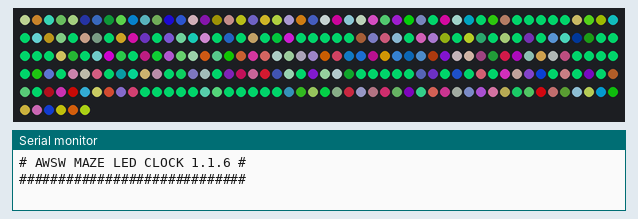
This sketch was run on a simulated ESP8266 (Wemos D1 mini). Parts: 256 RGB LEDs in strip order, left to right, continuing on the next row, the last lines printed to the serial monitor. Dim RGB values are drawn brighter than linear; WiFi joins after 1.5 s; servers stay silent unless stated; random numbers use the default seed unless the sketch sets one.

Above: at 1.1 s.
At 19.5 s:
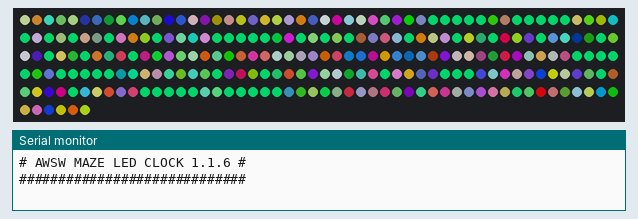
At 28.4 s:
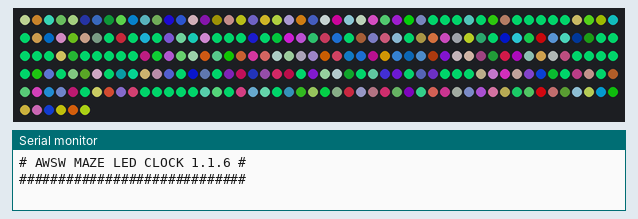
At 29.5 s:
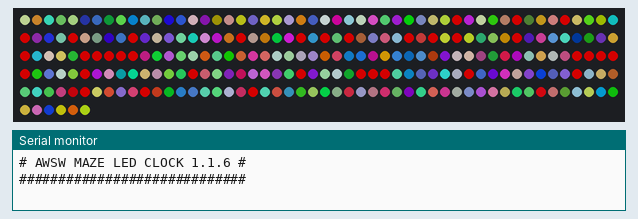
At 32.0 s:
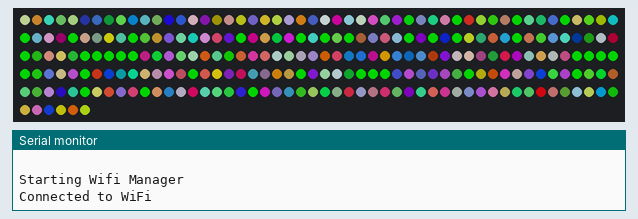
At 33.1 s:
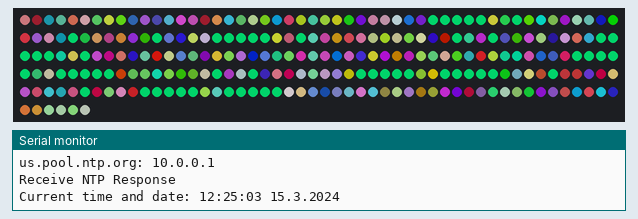

Measured:
- what the display in image 1 shows lasts 1.1 s, from 19.5 s to 20.6 s
- what the display in image 3 shows lasts 2.6 s, from 29.4 s to 32.0 s

The sketch:

Code.ino
```cpp
// (licence header left out)
// ###############################################################################################################################
// #
// # Code version:
// #
// ###############################################################################################################################
#define CODEVERSION "1.1.6"

//####################################################################################################################################################

// Needed libraries:
#include <ESP8266WiFi.h>
#include <DNSServer.h>
#include <ESP8266WebServer.h>
#include <TimeLib.h>                // https://playground.arduino.cc/Code/Time/
#include <WiFiManager.h>            // https://github.com/tzapu/WiFiManager
#include <Adafruit_NeoPixel.h>      // https://github.com/adafruit/Adafruit_NeoPixel
#include "settings.h"
#include "texts.h"
#include "functions.h"

//####################################################################################################################################################

void setup() {
  Serial.begin(115200);
  pixels.begin();
  pixels.show();
  pixels.setBrightness(BRIGHTNESS);
  delay(1000);
  Serial.println(" ");
  Serial.println(" ");
  Serial.println(" ");
  Serial.println("#############################");
  Serial.print("# AWSW MAZE LED CLOCK ");
  Serial.print(CODEVERSION);
  Serial.println(" #");
  Serial.println("#############################");
  Serial.println(" ");

  // Startup LED tests and texts:
  ledtest();
  led_random();
  if (SHOWSTARTTEXTS == 1) {
    showtext(1, "A", 0, pixels.Color(COL_MAZE_NUMBER), 0, 0);
    showtext(2, "W", 0, pixels.Color(COL_MAZE_NUMBER), 0, 0);
    showtext(3, "S", 0, pixels.Color(COL_MAZE_NUMBER), 0, 0);
    showtext(4, "W", 0, pixels.Color(COL_MAZE_NUMBER), 0, 0);
    delay(1000);
    showrunner(1, "A", 100, pixels.Color(COL_MAZE_NUMBER), pixels.Color(COL_MAZE_RUNNER), 0, 0);
    showrunner(2, "W", 100, pixels.Color(COL_MAZE_NUMBER), pixels.Color(COL_MAZE_RUNNER), 0, 0);
    showrunner(3, "S", 100, pixels.Color(COL_MAZE_NUMBER), pixels.Color(COL_MAZE_RUNNER), 0, 0);
    showrunner(4, "W", 100, pixels.Color(COL_MAZE_NUMBER), pixels.Color(COL_MAZE_RUNNER), 0, 0);
    delay(1000);
    showtext(1, "M", 0, pixels.Color(COL_MAZE_NUMBER), 0, 0);
    showtext(2, "A", 0, pixels.Color(COL_MAZE_NUMBER), 0, 0);
    showtext(3, "Z", 0, pixels.Color(COL_MAZE_NUMBER), 0, 0);
    showtext(4, "E", 0, pixels.Color(COL_MAZE_NUMBER), 0, 0);
    delay(1000);
    showrunner(1, "M", 100, pixels.Color(COL_MAZE_NUMBER), pixels.Color(COL_MAZE_RUNNER), 0, 0);
    showrunner(2, "A", 100, pixels.Color(COL_MAZE_NUMBER), pixels.Color(COL_MAZE_RUNNER), 0, 0);
    showrunner(3, "Z", 100, pixels.Color(COL_MAZE_NUMBER), pixels.Color(COL_MAZE_RUNNER), 0, 0);
    showrunner(4, "E", 100, pixels.Color(COL_MAZE_NUMBER), pixels.Color(COL_MAZE_RUNNER), 0, 0);
    delay(1000);
    showtext(1, "C", 0, pixels.Color(COL_MAZE_NUMBER), 0, 0);
    showtext(2, "LO", 0, pixels.Color(COL_MAZE_NUMBER), 0, 0);
    showtext(3, "C", 0, pixels.Color(COL_MAZE_NUMBER), 0, 0);
    showtext(4, "K", 0, pixels.Color(COL_MAZE_NUMBER), 0, 0);
    delay(1000);
    showrunner(1, "C", 100, pixels.Color(COL_MAZE_NUMBER), pixels.Color(COL_MAZE_RUNNER), 0, 0);
    showrunner(2, "LO", 100, pixels.Color(COL_MAZE_NUMBER), pixels.Color(COL_MAZE_RUNNER), 0, 0);
    showrunner(3, "C", 100, pixels.Color(COL_MAZE_NUMBER), pixels.Color(COL_MAZE_RUNNER), 0, 0);
    showrunner(4, "K", 100, pixels.Color(COL_MAZE_NUMBER), pixels.Color(COL_MAZE_RUNNER), 0, 0);
    delay(1000);
  }

  // WiFi Manager:
  // Show WIFI in RED on the display to show the connect status
  showtext(1, "W", 0, pixels.Color(COL_MAZE_RED), 0, 0);
  showtext(2, "I", 0, pixels.Color(COL_MAZE_RED), 0, 0);
  showtext(3, "F", 0, pixels.Color(COL_MAZE_RED), 0, 0);
  showtext(4, "I", 0, pixels.Color(COL_MAZE_RED), 0, 0);
  delay(1000);
  Serial.println("Starting Wifi Manager");
  WiFiManager wifiManager;          // Local intialization. Once its business is done, there is no need to keep it around
  if (RESETWIFI == 1) {
    showtext(1, "W", 0, pixels.Color(COL_MAZE_BLUE), 0, 0);
    showtext(2, "I", 0, pixels.Color(COL_MAZE_BLUE), 0, 0);
    showtext(3, "F", 0, pixels.Color(COL_MAZE_BLUE), 0, 0);
    showtext(4, "I", 0, pixels.Color(COL_MAZE_BLUE), 0, 0);
    delay(1000);
    wifiManager.resetSettings();    // Deletes the stored WiFi settings! Set to 0 on top of the sketch after reset again!
  }
  wifiManager.autoConnect("MAZE LED CLOCK");
  Serial.println("Connected to WiFi");  // if you get here you have connected to the WiFi
  // Show WIFI in GREEN on the display to show the connect status
  showtext(1, "W", 0, pixels.Color(COL_MAZE_GREEN), 0, 0);
  showtext(2, "I", 0, pixels.Color(COL_MAZE_GREEN), 0, 0);
  showtext(3, "F", 0, pixels.Color(COL_MAZE_GREEN), 0, 0);
  showtext(4, "I", 0, pixels.Color(COL_MAZE_GREEN), 0, 0);
  delay(1000);
  server.begin();

  Serial.print("IP address assigned by DHCP is ");
  Serial.println(WiFi.localIP());
  Serial.println("Starting UDP");
  Udp.begin(localPort);
  Serial.print("Local port: ");
  Serial.println(Udp.localPort());
  Serial.println("waiting for sync");
  setSyncProvider(getNtpTime);
  setSyncInterval(3600);

  // Show current time and date once on startup:
  Serial.print("Current time and date: ");
  Serial.print(hour());
  printDigits(minute());
  printDigits(second());
  Serial.print(" ");
  Serial.print(day());
  Serial.print(".");
  Serial.print(month());
  Serial.print(".");
  Serial.print(year());
  Serial.println();

  if (USELETTERTEST == 1) {
    lettertest();
  }

  MAZE_CLEAR();
  led_random();
}

//####################################################################################################################################################

String CurrentHourLeft = "-";
String CurrentHourRight = "-";
String CurrentMinuteLeft = "-";
String CurrentMinuteRight = "-";

void loop() {
  // WiFi Manager Start:
  WiFiClient client = server.available();   // Listen for incoming clients
  if (client) {                             // If a new client connects,
    Serial.println("New Client.");          // print a message out in the serial port
    String currentLine = "";                // make a String to hold incoming data from the client
    while (client.connected()) {            // loop while the client's connected
      if (client.available()) {             // if there's bytes to read from the client,
        char c = client.read();             // read a byte, then
        Serial.write(c);                    // print it out the serial monitor
        header += c;
        if (c == '\n') {                    // if the byte is a newline character
          if (currentLine.length() == 0) {
            client.println("HTTP/1.1 200 OK");
            client.println("Content-type:text/html");
            client.println("Connection: close");
            client.println();
            client.println("<!DOCTYPE html><html>");
            client.println("<head><meta name=\"viewport\" content=\"width=device-width, initial-scale=1\">");
            client.println("<link rel=\"icon\" href=\"data:,\">");
            client.println("<style>html { font-family: Helvetica; display: inline-block; margin: 0px auto; text-align: center;}");
            client.println(".button { background-color: #195B6A; border: none; color: white; padding: 16px 40px;");
            client.println("text-decoration: none; font-size: 30px; margin: 2px; cursor: pointer;}");
            client.println(".button2 {background-color: #77878A;}</style></head>");
            client.println("<body><h1>ESP8266 Web Server</h1>");
            client.println("</body></html>");
            client.println();
            break;
          } else { // if you got a newline, then clear currentLine
            currentLine = "";
          }
        } else if (c != '\r') {  // if you got anything else but a carriage return character,
          currentLine += c;      // add it to the end of the currentLine
        }
      }
    }
    // Clear the header variable
    header = "";
    // Close the connection
    client.stop();
    Serial.println("Client disconnected.");
    Serial.println("");
  }
  // WiFi Manager End

  if (timeStatus() != timeNotSet) {
    if (now() != prevDisplay) { //update the display only if time has changed
      prevDisplay = now();
      digitalClockDisplay();

      // Display the time:
      String My_Hour = String(hour());
      if (My_Hour.length() < 2) {
        My_Hour = "0" + My_Hour;
      }
      String My_Minute = String(minute());
      if (My_Minute.length() < 2) {
        My_Minute = "0" + My_Minute;
      }
      String My_Second = String(second());
      if (My_Second.length() < 2) {
        My_Second = "0" + My_Second;
      }

      String sub_HourLeft = My_Hour.substring(0, 1);
      String sub_HourRight = My_Hour.substring(1, 2);
      String sub_MinuteLeft = My_Minute.substring(0, 1);
      String sub_MinuteRight = My_Minute.substring(1, 2);
      String sub_SecondLeft = My_Second.substring(0, 1);
      String sub_SecondRight = My_Second.substring(1, 2);

      if ((sub_SecondLeft == "3") && (sub_SecondRight == "0")) {
        showrunner(1, sub_HourLeft, 100, pixels.Color(COL_MAZE_NUMBER), pixels.Color(COL_MAZE_RUNNER), 0, 0);
        showrunner(2, sub_HourRight, 100, pixels.Color(COL_MAZE_NUMBER), pixels.Color(COL_MAZE_RUNNER), 0, 0);
        showrunner(3, sub_MinuteLeft, 100, pixels.Color(COL_MAZE_NUMBER), pixels.Color(COL_MAZE_RUNNER), 0, 0);
        showrunner(4, sub_MinuteRight, 100, pixels.Color(COL_MAZE_NUMBER), pixels.Color(COL_MAZE_RUNNER), 0, 0);
      }

      // Generate a new random background every full hour:
      if ((sub_MinuteLeft == "0") && (sub_MinuteRight == "0") && (sub_SecondLeft == "0") && (sub_SecondRight == "0")) {
        led_random();
        showtext(1, String(sub_HourLeft), 0, pixels.Color(COL_MAZE_NUMBER), 0, 0);
        showtext(2, String(sub_HourRight), 0, pixels.Color(COL_MAZE_NUMBER), 0, 0);
        showtext(3, String(sub_MinuteLeft), 0, pixels.Color(COL_MAZE_NUMBER), 0, 0);
        showtext(4, String(sub_MinuteRight), 0, pixels.Color(COL_MAZE_NUMBER), 0, 0);
      }

      // Write the digits only when needed on a change to avoid a permanent change of their random background:
      if (CurrentHourLeft != sub_HourLeft) {
        showtext(1, String(sub_HourLeft), 0, pixels.Color(COL_MAZE_NUMBER), 0, 0);
        CurrentHourLeft = sub_HourLeft;
      }
      if (CurrentHourRight != sub_HourRight) {
        showtext(2, String(sub_HourRight), 0, pixels.Color(COL_MAZE_NUMBER), 0, 0);
        CurrentHourRight = sub_HourRight;
      }
      if (CurrentMinuteLeft != sub_MinuteLeft) {
        showtext(3, String(sub_MinuteLeft), 0, pixels.Color(COL_MAZE_NUMBER), 0, 0);
        CurrentMinuteLeft = sub_MinuteLeft;
      }
      if (CurrentMinuteRight != sub_MinuteRight) {
        showtext(4, String(sub_MinuteRight), 0, pixels.Color(COL_MAZE_NUMBER), 0, 0);
        CurrentMinuteRight = sub_MinuteRight;
      }


      // Night Mode:
      if (NIGHTMODE_USED == 1) {

        // Test the Night Mode functionality:
        /*
                Serial.print("REAL CURRENT HOUR = ");
                Serial.print(String(hour()));
                int myTestHour = 0; // Test hour value
                Serial.print(" - TEST Current myTestHour = ");
                Serial.print(String(myTestHour));
                Serial.print(" - NIGHTMODE_START = ");
                Serial.print(NIGHTMODE_START);
                Serial.print(" - NIGHTMODE_END = ");
                Serial.println(NIGHTMODE_END);
                if ((myTestHour >= NIGHTMODE_END) && (myTestHour < NIGHTMODE_START)) {       // FOR TEST WITH myTestHour VALUE ONLY
        */

        if ((hour() >= NIGHTMODE_END) && (hour() < NIGHTMODE_START)) {        // FOR REAL USE WITH REAL CURRENT TIME
          pixels.setBrightness(BRIGHTNESS);
        }
        else
        {
          pixels.setBrightness(BRIGHTNESS_OFF);
        }
      }

    }
  }

  pixels.show();
  delay(500);
}

//####################################################################################################################################################

// Testing the letters and runner for the 4 digits:
void lettertest() {
  Serial.println("Testing the letters for the 4 digits... This will take some time...");
  const String myArray [] = {"0", "1", "2", "3", "4", "5", "6", "7", "8", "9", "A", "C", "E", "F", "I", "K", "LO", "M", "S", "T", "W", "Z"};

  for (int i = 1; i <= 4; i++) {
    MAZE_CLEAR();
    Serial.print("Testing digit #");
    Serial.println(i);
    for (String element : myArray) {
      Serial.print("Testing letter ");
      Serial.println(element);
      MAZE_CLEAR();
      showtext(i, element, 500, pixels.Color(COL_MAZE_BLUE), 0, 0);
      showrunner(i, element, 250, pixels.Color(COL_MAZE_BLUE), pixels.Color(COL_MAZE_RED), 0, 0);
    }
  }
  Serial.println("Testing complete...");
  MAZE_CLEAR();
}

//####################################################################################################################################################
```

settings.h
```cpp
//####################################################################################################################################################

// Adjust program settings here:
// #############################
#define BRIGHTNESS      128     // Brightness between 0 - 255 (128 was close to the limit for my USB port power outlet... Do not set this to high on your PC USB port...)
#define BRIGHTNESS_OFF  0       // Brightness between 0 - 255 when using night mode is used
#define NIGHTMODE_USED  1       // Turns Night Mode on (1) or off (0) after the set times below:
int NIGHTMODE_START = 22;       // Night Mode Start time: At the default 22 o'clock (value 22) the brigtness will be set to the value BRIGHTNESS_OFF = 0
int NIGHTMODE_END   = 7;        // Night Mode End time:   At the default  7 o'clock (value 7), the brigtness will be set to the value BRIGHTNESS = 128
#define RESETWIFI       0       // To DELETE the WiFi settings set to "1" and upload the sketch to the ESP. Set to "0" again and upload once more
#define SHOWSTARTTEXTS  1       // Show (1) or do not show (0) the "AWSW" "MAZE" "CLOCK" text at startup

// Color of the MAZE numbers:
#define COL_MAZE_NUMBER   COL_MAZE_CYAN   // Color value of the MAZE numbers (RGB = Red, Green, Blue)  --> 0, 255, 128 is CYAN = COL_MAZE_CYAN
#define COL_MAZE_RUNNER   COL_MAZE_RED  // Color value of the MAZE numbers (RGB = Red, Green, Blue)    --> 255, 0, 0 is RED    = COL_MAZE_RED
// Available colors as variable:
// COL_MAZE_RED      = Color RED
// COL_MAZE_GREEN    = Color GREEN
// COL_MAZE_BLUE     = Color BLUE
// COL_MAZE_YELLOW   = Color YELLOW
// COL_MAZE_CYAN     = Color CYAN
// COL_MAZE_OFF      = Set LEDs OFF

// Some functions for testing:
// ###########################
#define USELEDTEST      0       // Show the RGB LED test on startup
#define USELETTERTEST   0       // Show the digits letter and runner test on startup
#define TIMEDATESERIAL  0       // Show current time and date in serial monitor

//####################################################################################################################################################

// LED matrix settings:
// ###################

#define PIN           D2      // D1 mini LED output pin
#define NUMPIXELS     256     // Number of pixels on the LED matrix
Adafruit_NeoPixel pixels = Adafruit_NeoPixel(NUMPIXELS, PIN, NEO_GRB + NEO_KHZ800);

//####################################################################################################################################################

// Adjust time settings here only:
// ###############################

// NTP Servers:
static const char ntpServerName[] = "us.pool.ntp.org";
//static const char ntpServerName[] = "time.nist.gov";
//static const char ntpServerName[] = "time-a.timefreq.bldrdoc.gov";
//static const char ntpServerName[] = "time-b.timefreq.bldrdoc.gov";
//static const char ntpServerName[] = "time-c.timefreq.bldrdoc.gov";

const int timeZone = +2;    // Central European Time
//const int timeZone = -5;  // Eastern Standard Time (USA)
//const int timeZone = -4;  // Eastern Daylight Time (USA)
//const int timeZone = -8;  // Pacific Standard Time (USA)
//const int timeZone = -7;  // Pacific Daylight Time (USA)

//####################################################################################################################################################
```

Source omitted: functions.h (6706 bytes), texts.h (19904 bytes)
